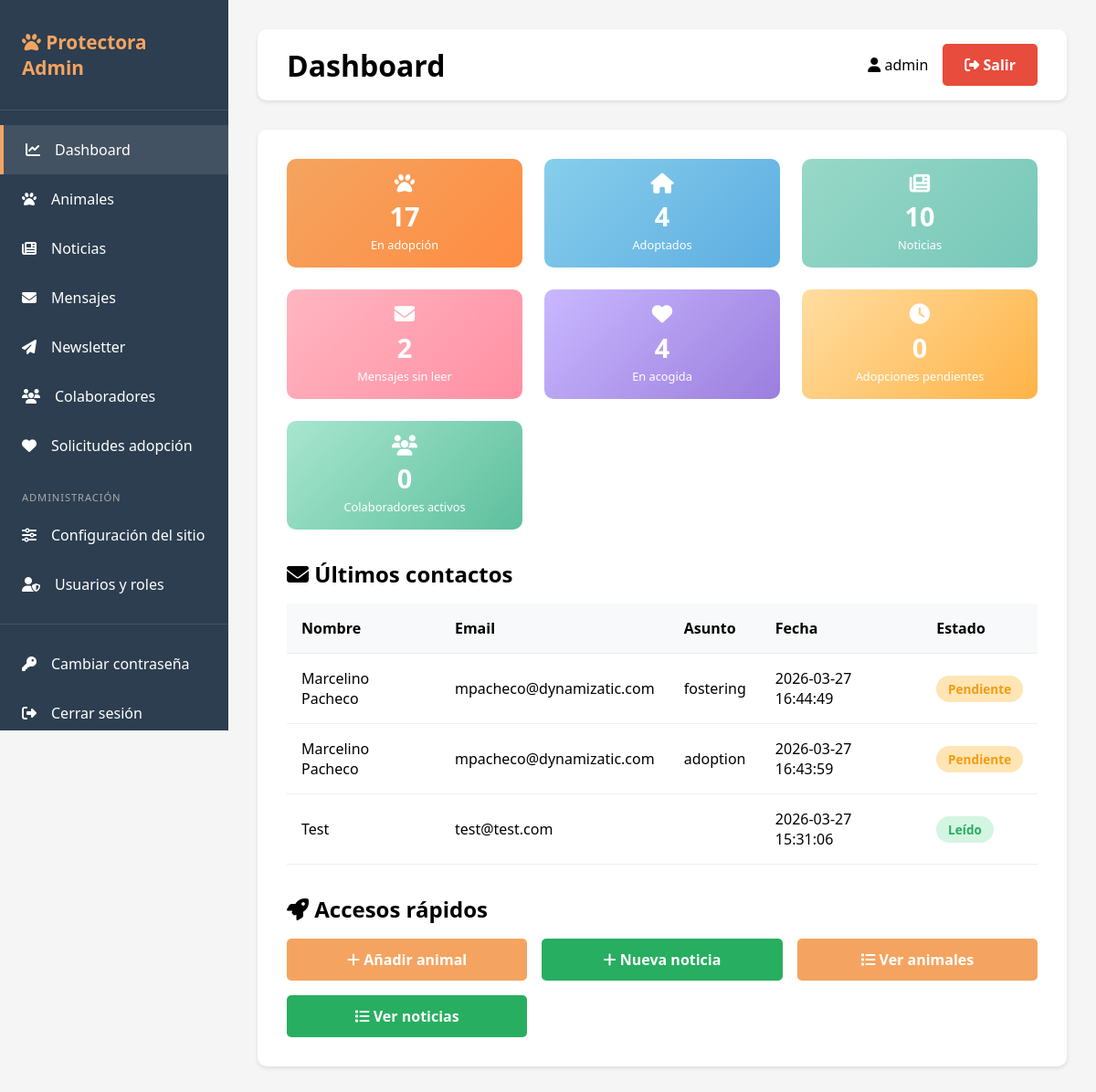
The page /admin/dashboard (signed in) on the database its author committed.
### tables this page shows
CREATE TABLE contacts (
                id INTEGER PRIMARY KEY AUTOINCREMENT,
                name TEXT NOT NULL,
                email TEXT NOT NULL,
                phone TEXT,
                subject TEXT,
                message TEXT,
                read BOOLEAN DEFAULT 0,
                created_at TIMESTAMP DEFAULT CURRENT_TIMESTAMP
            );

### app.py (the view)
@app.route('/admin')
@app.route('/admin/dashboard')
@login_required
def dashboard():
    db = get_db()
    stats = {
        'total_animals': db.execute('SELECT COUNT(*) as count FROM animals WHERE status = "adoption"').fetchone()['count'],
        'total_adopted': db.execute('SELECT COUNT(*) as count FROM animals WHERE status = "adopted"').fetchone()['count'],
        'total_news':    db.execute('SELECT COUNT(*) as count FROM news').fetchone()['count'],
        'unread_contacts': db.execute('SELECT COUNT(*) as count FROM contacts WHERE read = 0').fetchone()['count'],
    }
    try:
        stats['total_foster']    = db.execute('SELECT COUNT(*) as c FROM animals WHERE status = "foster"').fetchone()['c']
        stats['pending_adopt']   = db.execute("SELECT COUNT(*) as c FROM adoption_requests WHERE status = 'pendiente'").fetchone()['c']
        stats['active_collabs']  = db.execute("SELECT COUNT(*) as c FROM collaborators WHERE status = 'activo'").fetchone()['c']
    except Exception:
        stats['total_foster']   = 0
        stats['pending_adopt']  = 0
        stats['active_collabs'] = 0
    rows = db.execute('SELECT status, COUNT(*) as c FROM animals GROUP BY status').fetchall()
    animals_by_status = {r['status']: r['c'] for r in rows}
    rows = db.execute(
        "SELECT strftime('%Y-%m', created_at) as mes, COUNT(*) as c "
        "FROM contacts "
        "GROUP BY strftime('%Y-%m', created_at) "
        "ORDER BY mes DESC LIMIT 6"
    ).fetchall()
    contacts_by_month = [{'mes': r['mes'], 'c': r['c']} for r in reversed(rows)]
    try:
        rows = db.execute('SELECT type, COUNT(*) as c FROM collaborators GROUP BY type').fetchall()
        collabs_by_type = {r['type']: r['c'] for r in rows}
    except Exception:
        collabs_by_type = {}
    recent_contacts = db.execute('SELECT * FROM contacts ORDER BY created_at DESC LIMIT 5').fetchall()
    return render_template(
        'dashboard.html',
        stats=stats,
        contacts=recent_contacts,
        animals_by_status=animals_by_status,
        contacts_by_month=contacts_by_month,
        collabs_by_type=collabs_by_type,
    )

### app.py (called while the page is built)
def get_db():
    if USE_POSTGRES:
        conn = psycopg2.connect(DATABASE_URL)
        conn.cursor_factory = psycopg2.extras.RealDictCursor
        return DatabaseWrapper(conn, is_postgres=True)
    else:
        conn = sqlite3.connect(DATABASE)
        conn.row_factory = sqlite3.Row
        return DatabaseWrapper(conn, is_postgres=False)

def login_required(f):
    @wraps(f)
    def decorated_function(*args, **kwargs):
        if 'user_id' not in session:
            return redirect(url_for('login'))
        return f(*args, **kwargs)
    return decorated_function

    def execute(self, query, params=None):
        if self._is_postgres and '?' in query:
            query = query.replace('?', '%s')
        cursor = self._conn.cursor()
        if params:
            cursor.execute(query, params)
        else:
            cursor.execute(query)
        return cursor

### templates/dashboard.html (shortened to what this page needs)
{% extends "base.html" %}
{% block page_title %}Dashboard{% endblock %}
{% block content %}
<div class="stats-grid">
    <a href="{{ url_for('list_animals') }}?status=adoption" class="stat-card stat-card-link" style="background: linear-gradient(135deg, #F4A460, #FF8C42); padding: 1rem;">
        <i class="fas fa-paw" style="font-size: 1.4rem; margin-bottom: 0.3rem;"></i>
        <h3 style="font-size: 1.8rem; margin-bottom: 0.2rem;">{{ stats.total_animals }}</h3>
        <p style="font-size: 0.8rem; margin: 0;">En adopción</p>
    </a>
    <a href="{{ url_for('list_animals') }}?status=adopted" class="stat-card stat-card-link" style="background: linear-gradient(135deg, #87CEEB, #5DADE2); padding: 1rem;">
        <i class="fas fa-home" style="font-size: 1.4rem; margin-bottom: 0.3rem;"></i>
        <h3 style="font-size: 1.8rem; margin-bottom: 0.2rem;">{{ stats.total_adopted }}</h3>
        <p style="font-size: 0.8rem; margin: 0;">Adoptados</p>
    </a>
    <a href="{{ url_for('list_news') }}" class="stat-card stat-card-link" style="background: linear-gradient(135deg, #98D8C8, #76C7B8); padding: 1rem;">
        <i class="fas fa-newspaper" style="font-size: 1.4rem; margin-bottom: 0.3rem;"></i>
        <h3 style="font-size: 1.8rem; margin-bottom: 0.2rem;">{{ stats.total_news }}</h3>
        <p style="font-size: 0.8rem; margin: 0;">Noticias</p>
    </a>
    <a href="{{ url_for('list_contacts') }}" class="stat-card stat-card-link" style="background: linear-gradient(135deg, #FFB6C1, #FF8FA3); padding: 1rem;">
        <i class="fas fa-envelope" style="font-size: 1.4rem; margin-bottom: 0.3rem;"></i>
        <h3 style="font-size: 1.8rem; margin-bottom: 0.2rem;">{{ stats.unread_contacts }}</h3>
        <p style="font-size: 0.8rem; margin: 0;">Mensajes sin leer</p>
    </a>
    <a href="{{ url_for('list_animals') }}?status=foster" class="stat-card stat-card-link" style="background: linear-gradient(135deg, #C9B8FF, #9B7EDE); padding: 1rem;">
        <i class="fas fa-heart" style="font-size: 1.4rem; margin-bottom: 0.3rem;"></i>
        <h3 style="font-size: 1.8rem; margin-bottom: 0.2rem;">{{ stats.total_foster }}</h3>
        <p style="font-size: 0.8rem; margin: 0;">En acogida</p>
    </a>
    <a href="{{ url_for('list_adoptions') }}" class="stat-card stat-card-link" style="background: linear-gradient(135deg, #FFDDA1, #FFB347); padding: 1rem;">
        <i class="fas fa-clock" style="font-size: 1.4rem; margin-bottom: 0.3rem;"></i>
        <h3 style="font-size: 1.8rem; margin-bottom: 0.2rem;">{{ stats.pending_adopt }}</h3>
        <p style="font-size: 0.8rem; margin: 0;">Adopciones pendientes</p>
    </a>
    <a href="{{ url_for('list_collaborators') }}" class="stat-card stat-card-link" style="background: linear-gradient(135deg, #A8E6CF, #5DBF9D); padding: 1rem;">
        <i class="fas fa-users" style="font-size: 1.4rem; margin-bottom: 0.3rem;"></i>
        <h3 style="font-size: 1.8rem; margin-bottom: 0.2rem;">{{ stats.active_collabs }}</h3>
        <p style="font-size: 0.8rem; margin: 0;">Colaboradores activos</p>
    </a>
</div>
<h2 style="margin-bottom: 1rem;">
    <i class="fas fa-envelope"></i> Últimos contactos
</h2>
{% if contacts %}
<table class="table">
    <thead>
        <tr>
            <th>Nombre</th>
            <th>Email</th>
            <th>Asunto</th>
            <th>Fecha</th>
            <th>Estado</th>
        </tr>
    </thead>
    <tbody>
        {% for contact in contacts %}
        <tr>
            <td>{{ contact.name }}</td>
            <td>{{ contact.email }}</td>
            <td>{{ contact.subject }}</td>
            <td>{{ contact.created_at }}</td>
            <td>
                {% if contact.read %}
                <span class="badge badge-success">Leído</span>
                {% else %}
                <span class="badge badge-warning">Pendiente</span>
                {% endif %}
            </td>
        </tr>
        {% endfor %}
    </tbody>
</table>
{% else %}
<p style="text-align: center; color: #666; padding: 2rem;">No hay mensajes recientes</p>
{% endif %}
<div style="margin-top: 2rem;">
    <h2 style="margin-bottom: 1rem;">
        <i class="fas fa-rocket"></i> Accesos rápidos
    </h2>
    <div style="display: grid; grid-template-columns: repeat(auto-fit, minmax(200px, 1fr)); gap: 1rem;">
        <a href="{{ url_for('new_animal') }}" class="btn btn-primary" style="text-align: center;">
            <i class="fas fa-plus"></i> Añadir animal
        </a>
        <a href="{{ url_for('new_news') }}" class="btn btn-success" style="text-align: center;">
            <i class="fas fa-plus"></i> Nueva noticia
        </a>
        <a href="{{ url_for('list_animals') }}" class="btn btn-primary" style="text-align: center;">
            <i class="fas fa-list"></i> Ver animales
        </a>
        <a href="{{ url_for('list_news') }}" class="btn btn-success" style="text-align: center;">
            <i class="fas fa-list"></i> Ver noticias
        </a>
    </div>
</div>
{% endblock %}

### templates/base.html (style rules this page uses)
* { margin: 0; padding: 0; box-sizing: border-box; }
body { font-family: 'Segoe UI', Tahoma, Geneva, Verdana, sans-serif; background: #f5f5f5; }
.btn { padding: 0.75rem 1.5rem; border: none; border-radius: 5px; cursor: pointer; font-weight: 600; transition: all 0.3s; text-decoration: none; display: inline-block; }
.btn-primary { background: #F4A460; color: white; }
.btn-success { background: #27AE60; color: white; }
.stats-grid { display: grid; grid-template-columns: repeat(auto-fit, minmax(200px, 1fr)); gap: 1.5rem; margin-bottom: 2rem; }
.stat-card { background: linear-gradient(135deg, #F4A460, #FF8C42); color: white; padding: 1rem; border-radius: 10px; text-align: center; }
.stat-card h3 { font-size: 1.8rem; margin-bottom: 0.2rem; }
.stat-card p { font-size: 0.8rem; margin: 0; }
a.stat-card-link { display: block; text-decoration: none; color: white; cursor: pointer; transition: transform 0.15s ease, box-shadow 0.15s ease; }
.stat-card h3 { font-size: 2.5rem; margin-bottom: 0.5rem; }
.table { width: 100%; border-collapse: collapse; margin-top: 1rem; }
.table th, .table td { padding: 1rem; text-align: left; border-bottom: 1px solid #eee; }
.table th { background: #f8f9fa; font-weight: 600; }
.badge { padding: 0.3rem 0.8rem; border-radius: 15px; font-size: 0.85rem; font-weight: 600; }
.badge-success { background: #D5F5E3; color: #27AE60; }
.badge-warning { background: #FFE5B4; color: #F39C12; }

### rows shown on the page
contacts: name "Marcelino Pacheco", email "mpacheco@dynamizatic.com", subject "fostering", created_at "2026-03-27 16:44:49", read "Pendiente"
contacts: name "Marcelino Pacheco", email "mpacheco@dynamizatic.com", subject "adoption", created_at "2026-03-27 16:43:59", read "Pendiente"
contacts: name "Test", email "test@test.com", created_at "2026-03-27 15:31:06", read "Leído"

### other values the page prints
{{ session.username }} "admin"
{{ stats.total_animals }} "17"
{{ stats.total_adopted }} "4"
{{ stats.total_news }} "10"
{{ stats.unread_contacts }} "2"
{{ stats.total_foster }} "4"
{{ stats.pending_adopt }} "0"
{{ stats.active_collabs }} "0"
